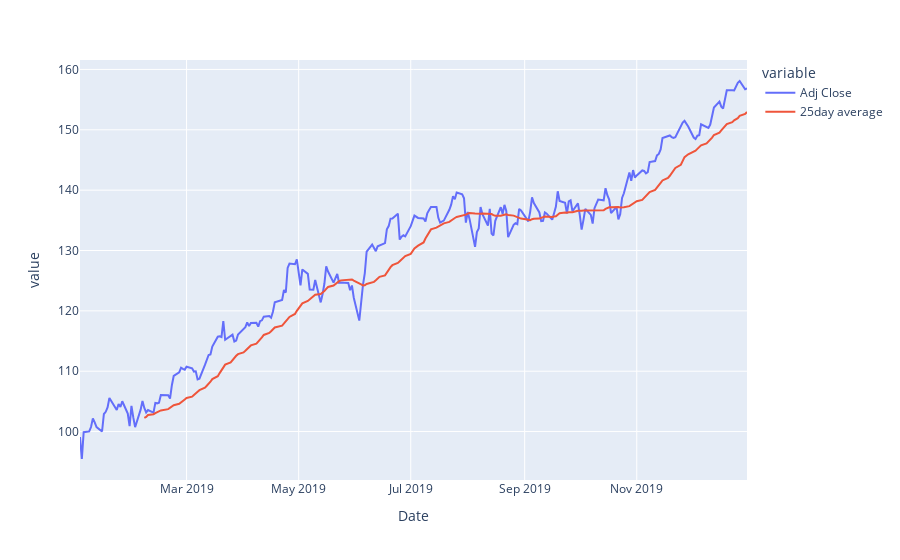

Notebook source saved alongside this figure:
### Code cell
msft19 = msft.loc["2019", ["Adj Close"]].copy()
msft19.loc[:, "25day average"] = msft19["Adj Close"].rolling(25).mean()
msft19.plot()

### Figure 1 — Plotly figure (JSON) as saved in the notebook; plotly's stock layout.template omitted (floating-point values rounded to 4 significant figures; data arrays with more than 128 entries replaced by an {"elided": "..."} marker saying what was removed)
{"data": [{"hovertemplate": "variable=Adj Close<br>Date=%{x}<br>value=%{y}<extra></extra>", "legendgroup": "Adj Close", "line": {"color": "#636efa", "dash": "solid"}, "marker": {"symbol": "circle"}, "mode": "lines", "name": "Adj Close", "orientation": "v", "showlegend": true, "type": "scatter", "x": {"elided": "252 str values"}, "xaxis": "x", "y": {"elided": "252 float values"}, "yaxis": "y"}, {"hovertemplate": "variable=25day average<br>Date=%{x}<br>value=%{y}<extra></extra>", "legendgroup": "25day average", "line": {"color": "#EF553B", "dash": "solid"}, "marker": {"symbol": "circle"}, "mode": "lines", "name": "25day average", "orientation": "v", "showlegend": true, "type": "scatter", "x": {"elided": "252 str values"}, "xaxis": "x", "y": {"elided": "252 float values"}, "yaxis": "y"}], "layout": {"autosize": true, "legend": {"title": {"text": "variable"}, "tracegroupgap": 0}, "margin": {"t": 60}, "xaxis": {"anchor": "y", "autorange": true, "domain": [0, 1], "range": ["2019-01-02", "2019-12-31"], "title": {"text": "Date"}, "type": "date"}, "yaxis": {"anchor": "x", "autorange": true, "domain": [0, 1], "range": [91.97, 161.6], "title": {"text": "value"}, "type": "linear"}}}
